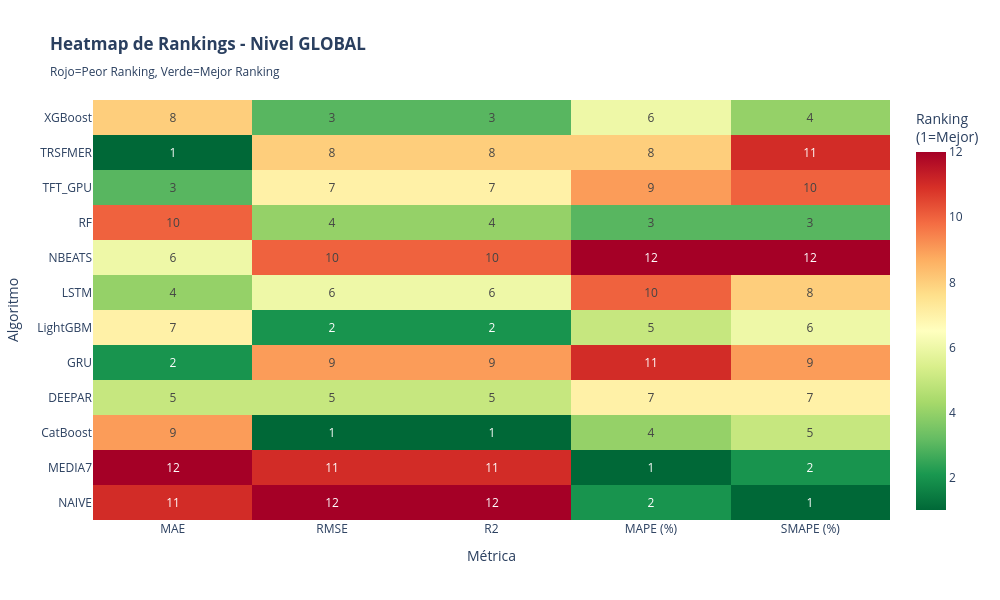

Notebook source saved alongside this figure:
### Markdown cell above
# HEATMAP DE RANKINGS POR MÉTRICA

### Code cell
# ============================================================================
# CREAR HEATMAP DE RANKINGS - GLOBAL
# ============================================================================

print("\n" + "="*100)
print("🔥 HEATMAP DE RANKINGS POR MÉTRICA (GLOBAL)")
print("="*100)

# Usar datos globales
df_heatmap_data = df_global[['Algoritmo'] + METRICAS_COMPARACION].set_index('Algoritmo')

# Calcular rankings para cada métrica
df_rankings = pd.DataFrame(index=df_heatmap_data.index)

for col in METRICAS_COMPARACION:
    if col in df_heatmap_data.columns:
        es_mejor = METRIC_DIRECTIONS.get(col, False)
        if es_mejor:
            # Más alto es mejor: rank descendente
            df_rankings[col] = df_heatmap_data[col].rank(ascending=False).astype(int)
        else:
            # Más bajo es mejor: rank ascendente
            df_rankings[col] = df_heatmap_data[col].rank(ascending=True).astype(int)

# Crear heatmap con plotly
fig_heatmap = go.Figure(data=go.Heatmap(
    z=df_rankings.values,
    x=df_rankings.columns,
    y=df_rankings.index,
    colorscale='RdYlGn_r',  # Rojo (peor) a Verde (mejor)
    text=df_rankings.values,
    texttemplate='%{text}',
    textfont={"size": 12},
    colorbar=dict(title="Ranking<br>(1=Mejor)")
))

fig_heatmap.update_layout(
    title="<b>Heatmap de Rankings - Nivel GLOBAL</b><br><sub>Rojo=Peor Ranking, Verde=Mejor Ranking</sub>",
    xaxis_title="Métrica",
    yaxis_title="Algoritmo",
    height=600,
    width=1000,
    font=dict(size=12)
)

fig_heatmap.show()

# Calcular puntuación agregada por algoritmo
df_rankings['PUNTUACIÓN_TOTAL'] = df_rankings[METRICAS_COMPARACION].sum(axis=1)
df_rankings_sorted = df_rankings.sort_values('PUNTUACIÓN_TOTAL')

print("\n🏆 RANKING GENERAL POR ALGORITMO (suma de rankings):")
print("✅ Puntuación más baja = Mejor desempeño general")

### Figure 1 — Plotly figure (JSON) as saved in the notebook; plotly's stock layout.template omitted (floating-point values rounded to 4 significant figures)
{"data": [{"colorbar": {"title": {"text": "Ranking<br>(1=Mejor)"}}, "colorscale": [[0, "rgb(0,104,55)"], [0.1, "rgb(26,152,80)"], [0.2, "rgb(102,189,99)"], [0.3, "rgb(166,217,106)"], [0.4, "rgb(217,239,139)"], [0.5, "rgb(255,255,191)"], [0.6, "rgb(254,224,139)"], [0.7, "rgb(253,174,97)"], [0.8, "rgb(244,109,67)"], [0.9, "rgb(215,48,39)"], [1, "rgb(165,0,38)"]], "text": [[11, 12, 12, 2, 1], [12, 11, 11, 1, 2], [9, 1, 1, 4, 5], [5, 5, 5, 7, 7], [2, 9, 9, 11, 9], [7, 2, 2, 5, 6], [4, 6, 6, 10, 8], [6, 10, 10, 12, 12], [10, 4, 4, 3, 3], [3, 7, 7, 9, 10], [1, 8, 8, 8, 11], [8, 3, 3, 6, 4]], "textfont": {"size": 12}, "texttemplate": "%{text}", "type": "heatmap", "x": ["MAE", "RMSE", "R2", "MAPE (%)", "SMAPE (%)"], "y": ["NAIVE", "MEDIA7", "CatBoost", "DEEPAR", "GRU", "LightGBM", "LSTM", "NBEATS", "RF", "TFT_GPU", "TRSFMER", "XGBoost"], "z": [[11, 12, 12, 2, 1], [12, 11, 11, 1, 2], [9, 1, 1, 4, 5], [5, 5, 5, 7, 7], [2, 9, 9, 11, 9], [7, 2, 2, 5, 6], [4, 6, 6, 10, 8], [6, 10, 10, 12, 12], [10, 4, 4, 3, 3], [3, 7, 7, 9, 10], [1, 8, 8, 8, 11], [8, 3, 3, 6, 4]]}], "layout": {"font": {"size": 12}, "height": 600, "title": {"text": "<b>Heatmap de Rankings - Nivel GLOBAL</b><br><sub>Rojo=Peor Ranking, Verde=Mejor Ranking</sub>"}, "width": 1000, "xaxis": {"title": {"text": "Métrica"}}, "yaxis": {"title": {"text": "Algoritmo"}}}}
